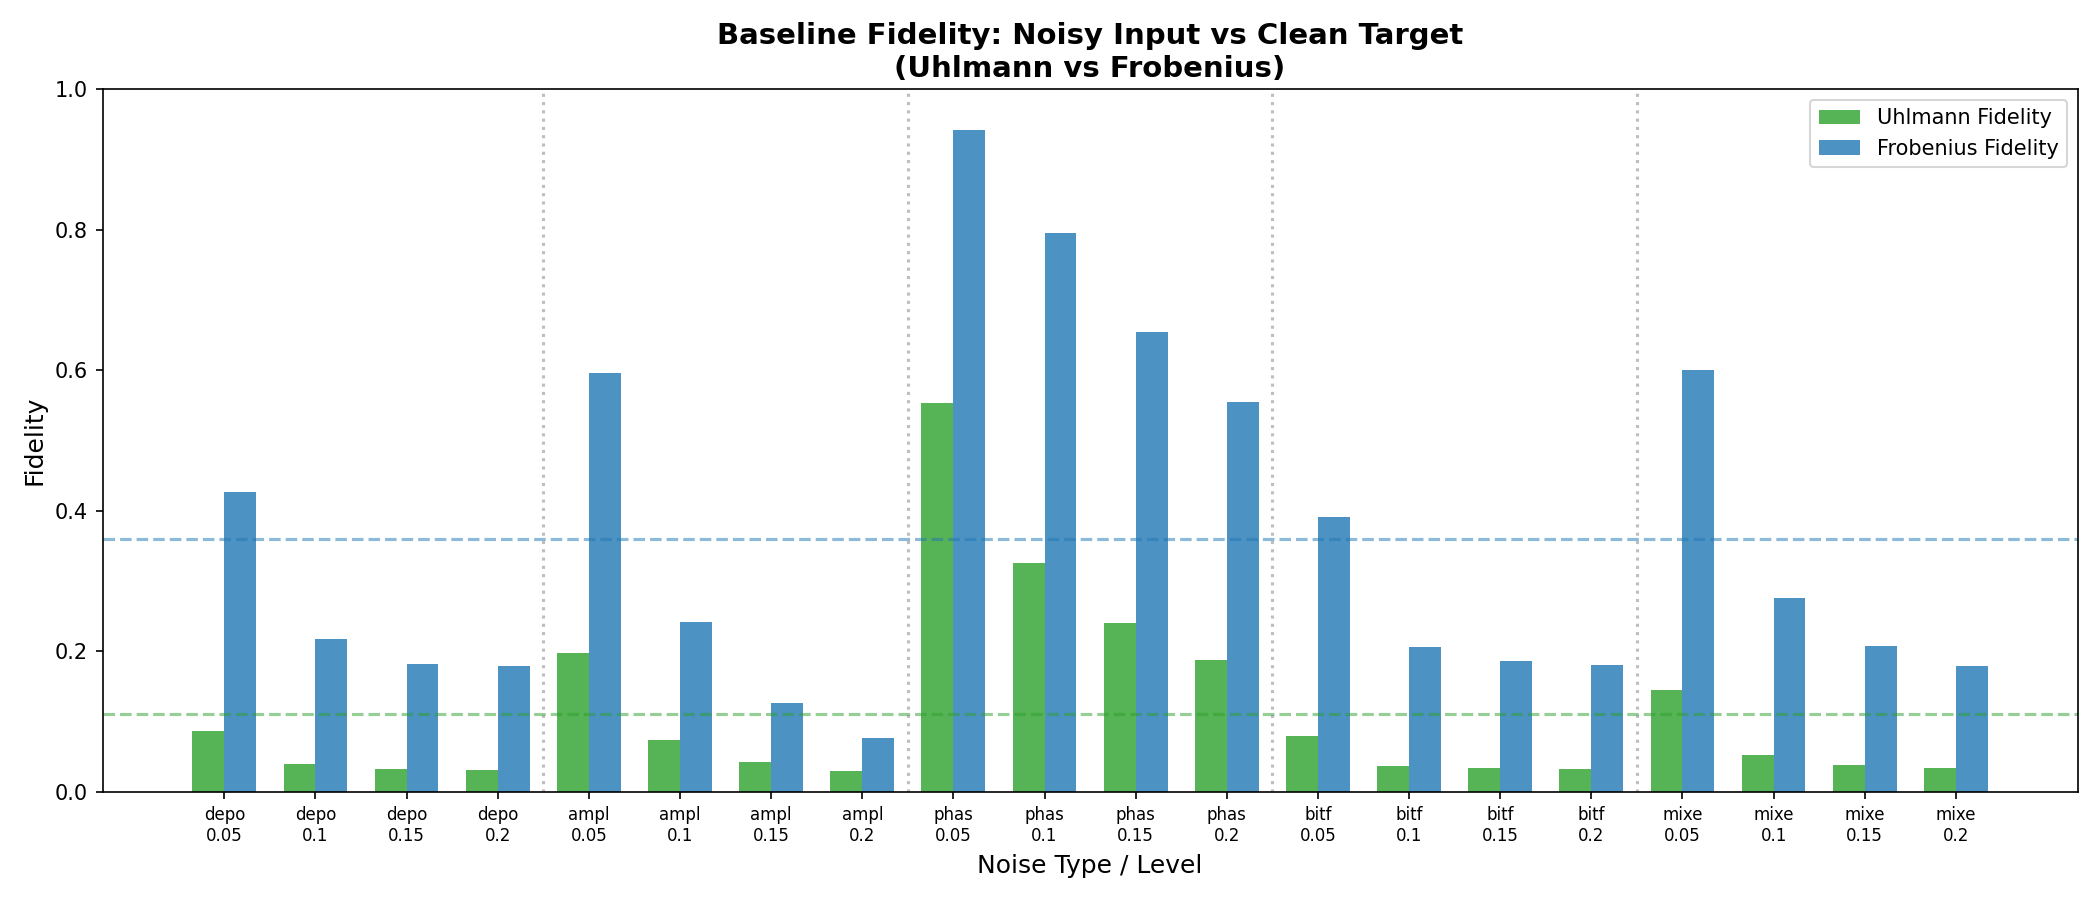

Write Python code to recreate this figure.
import torch
import numpy as np
import pandas as pd
import matplotlib.pyplot as plt
import os
import sys

sys.path.insert(0, os.path.dirname(os.path.dirname(os.path.abspath(__file__))))

from training_loop.dataset.load_chunks import load_chunks_with_metadata
from training_loop.dataset.split_chunks import split_chunks


@torch.no_grad()
def matrix_sqrt(m):
    evals, evecs = torch.linalg.eigh(m)
    evals = torch.clamp(evals, min=0)
    return (evecs * torch.sqrt(evals)[..., None, :]) @ evecs.conj().transpose(-1, -2)


@torch.no_grad()
def uhlmann_fidelity(rho, sigma):
    """
    rho, sigma: (B, H, W, 2) real/imag channels in last dim
    returns (B,) fidelities
    """
    rho_c = rho[..., 0] + 1j * rho[..., 1]
    sig_c = sigma[..., 0] + 1j * sigma[..., 1]

    sr = matrix_sqrt(rho_c)
    inner = sr @ sig_c @ sr
    s_inner = matrix_sqrt(inner)

    tr = torch.real(torch.diagonal(s_inner, dim1=-2, dim2=-1).sum(-1))
    return tr**2


@torch.no_grad()
def frobenius_fidelity(rho, sigma, eps=1e-8):
    """
    Normalized Frobenius inner product (cosine similarity for matrices).
    rho, sigma: (B, H, W, 2) real/imag channels in last dim
    returns (B,) fidelities in [-1, 1], typically [0, 1] for similar matrices
    """
    a = rho[..., 0] + 1j * rho[..., 1]
    b = sigma[..., 0] + 1j * sigma[..., 1]

    num = torch.real(torch.sum(a.conj() * b, dim=(-1, -2)))
    denom = torch.sqrt(
        torch.sum(torch.abs(a)**2, dim=(-1, -2)) *
        torch.sum(torch.abs(b)**2, dim=(-1, -2)) + eps
    )

    fid = torch.clamp(num / denom, -1, 1)
    return fid


def main():
    print("Loading dataset...")
    chunks = load_chunks_with_metadata("dataset_smaller")
    _, _, test_chunks = split_chunks(chunks, seed=42)

    all_uhlmann = []
    all_frobenius = []
    all_meta = []

    print("Computing fidelities for noisy vs clean test states...")
    for blob in test_chunks:
        X = blob["X"]  # noisy
        Y = blob["Y"]  # clean
        meta = blob["meta"]

        X = X.detach().clone().to(dtype=torch.float64)
        Y = Y.detach().clone().to(dtype=torch.float64)

        uhl_fids = uhlmann_fidelity(X, Y).cpu().numpy()
        frob_fids = frobenius_fidelity(X, Y).cpu().numpy()

        for uf, ff, m in zip(uhl_fids, frob_fids, meta):
            all_uhlmann.append({
                "noise_type": m["noise_type"],
                "noise_level": m["noise_level"],
                "uhlmann_fidelity": float(uf)
            })
            all_frobenius.append({
                "noise_type": m["noise_type"],
                "noise_level": m["noise_level"],
                "frobenius_fidelity": float(ff)
            })
            all_meta.append(m)

    df_uhl = pd.DataFrame(all_uhlmann)
    df_frob = pd.DataFrame(all_frobenius)

    # Arrays for scatter plot
    uhl_arr = df_uhl["uhlmann_fidelity"].values
    frob_arr = df_frob["frobenius_fidelity"].values

    # Aggregate by noise type and level
    uhl_agg = df_uhl.groupby(["noise_type", "noise_level"])["uhlmann_fidelity"].agg(["mean", "std"]).reset_index()
    frob_agg = df_frob.groupby(["noise_type", "noise_level"])["frobenius_fidelity"].agg(["mean", "std"]).reset_index()

    # Merge
    merged = uhl_agg.merge(frob_agg, on=["noise_type", "noise_level"], suffixes=("_uhlmann", "_frobenius"))

    # Print summary
    print("\n" + "="*80)
    print("COMPARISON: Uhlmann vs Frobenius Fidelity (Noisy vs Clean Baseline)")
    print("="*80)
    print(f"{'Noise Type':<20} {'Level':>6} {'Uhlmann':>12} {'Frobenius':>12}")
    print("-"*60)
    for _, row in merged.iterrows():
        print(f"{row['noise_type']:<20} {row['noise_level']:>6.2f} {row['mean_uhlmann']:>12.4f} {row['mean_frobenius']:>12.4f}")

    overall_uhl = df_uhl["uhlmann_fidelity"].mean()
    overall_frob = df_frob["frobenius_fidelity"].mean()
    print("-"*60)
    print(f"{'OVERALL MEAN':<20} {'':>6} {overall_uhl:>12.4f} {overall_frob:>12.4f}")

    # Create grouped bar chart
    noise_types = ["depolarizing", "amplitude_damping", "phase_damping", "bitflip", "mixed"]
    noise_levels = [0.05, 0.10, 0.15, 0.20]

    fig, ax = plt.subplots(figsize=(14, 6), dpi=150)

    x_labels = []
    uhl_vals = []
    frob_vals = []

    for ntype in noise_types:
        for nlevel in noise_levels:
            row = merged[(merged["noise_type"] == ntype) & (merged["noise_level"] == nlevel)]
            if len(row) > 0:
                x_labels.append(f"{ntype[:4]}\n{nlevel}")
                uhl_vals.append(row["mean_uhlmann"].iloc[0])
                frob_vals.append(row["mean_frobenius"].iloc[0])

    x = np.arange(len(x_labels))
    width = 0.35

    bars1 = ax.bar(x - width/2, uhl_vals, width, label="Uhlmann Fidelity", color="#2ca02c", alpha=0.8)
    bars2 = ax.bar(x + width/2, frob_vals, width, label="Frobenius Fidelity", color="#1f77b4", alpha=0.8)

    ax.set_ylabel("Fidelity", fontsize=12)
    ax.set_xlabel("Noise Type / Level", fontsize=12)
    ax.set_title("Baseline Fidelity: Noisy Input vs Clean Target\n(Uhlmann vs Frobenius)", fontsize=14, fontweight="bold")
    ax.set_xticks(x)
    ax.set_xticklabels(x_labels, fontsize=8)
    ax.legend(loc="upper right")
    ax.set_ylim(0, 1.0)
    ax.axhline(y=overall_uhl, color="#2ca02c", linestyle="--", alpha=0.5, label=f"Uhlmann mean: {overall_uhl:.2f}")
    ax.axhline(y=overall_frob, color="#1f77b4", linestyle="--", alpha=0.5, label=f"Frobenius mean: {overall_frob:.2f}")

    # Add vertical separators between noise types
    for i in range(1, 5):
        ax.axvline(x=i*4 - 0.5, color="gray", linestyle=":", alpha=0.5)

    plt.tight_layout()
    out_path = "figures/uhlmann_vs_frobenius_baseline.pdf"
    plt.savefig(out_path)
    plt.savefig(out_path.replace(".pdf", ".png"))
    print(f"\nSaved: {out_path}")
    plt.close()

    # Also create a heatmap comparison (side by side)
    fig, axes = plt.subplots(1, 2, figsize=(12, 5), dpi=150)

    for ax_idx, (metric, title, cmap) in enumerate([
        ("mean_uhlmann", "Uhlmann Fidelity", "Greens"),
        ("mean_frobenius", "Frobenius Fidelity", "Blues")
    ]):
        ax = axes[ax_idx]
        mat = np.zeros((len(noise_types), len(noise_levels)))

        for i, ntype in enumerate(noise_types):
            for j, nlevel in enumerate(noise_levels):
                row = merged[(merged["noise_type"] == ntype) & (merged["noise_level"] == nlevel)]
                if len(row) > 0:
                    mat[i, j] = row[metric].iloc[0]
                else:
                    mat[i, j] = np.nan

        im = ax.imshow(mat, cmap=cmap, aspect="auto", vmin=0, vmax=1)
        ax.set_xticks(np.arange(len(noise_levels)))
        ax.set_yticks(np.arange(len(noise_types)))
        ax.set_xticklabels(noise_levels)
        ax.set_yticklabels(noise_types)
        ax.set_xlabel("Noise Level")
        ax.set_ylabel("Noise Type")
        ax.set_title(title, fontweight="bold")

        for i in range(mat.shape[0]):
            for j in range(mat.shape[1]):
                val = mat[i, j]
                if not np.isnan(val):
                    ax.text(j, i, f"{val:.2f}", ha="center", va="center",
                            color="white" if val > 0.5 else "black", fontsize=9)

        fig.colorbar(im, ax=ax, shrink=0.8)

    plt.suptitle("Baseline: Noisy Input vs Clean Target", fontsize=14, fontweight="bold")
    plt.tight_layout()
    out_path2 = "figures/uhlmann_vs_frobenius_heatmaps.pdf"
    plt.savefig(out_path2)
    plt.savefig(out_path2.replace(".pdf", ".png"))
    print(f"Saved: {out_path2}")
    plt.close()

    # Scatter plot: Uhlmann vs Frobenius
    from scipy.stats import spearmanr
    rho, pval = spearmanr(uhl_arr, frob_arr)

    fig, ax = plt.subplots(figsize=(8, 8), dpi=150)

    # Color by noise type
    noise_type_colors = {
        "depolarizing": "#1f77b4",
        "amplitude_damping": "#ff7f0e",
        "phase_damping": "#2ca02c",
        "bitflip": "#d62728",
        "mixed": "#9467bd"
    }

    for ntype in noise_types:
        mask = df_uhl["noise_type"] == ntype
        ax.scatter(
            frob_arr[mask], uhl_arr[mask],
            c=noise_type_colors.get(ntype, "gray"),
            label=ntype,
            alpha=0.5,
            s=15,
            edgecolors="none"
        )

    # Diagonal line (y=x)
    ax.plot([0, 1], [0, 1], "k--", alpha=0.5, label="y = x")

    ax.set_xlabel("Frobenius Fidelity", fontsize=12)
    ax.set_ylabel("Uhlmann Fidelity", fontsize=12)
    ax.set_title(f"Uhlmann vs Frobenius Fidelity (Noisy vs Clean)\nSpearman's ρ = {rho:.4f}, p = {pval:.2e}", fontsize=12, fontweight="bold")
    ax.set_xlim(0, 1)
    ax.set_ylim(0, 1)
    ax.set_aspect("equal")
    ax.legend(loc="upper left", fontsize=9)
    ax.grid(True, alpha=0.3)

    plt.tight_layout()
    out_path3 = "figures/uhlmann_vs_frobenius_scatter.pdf"
    plt.savefig(out_path3)
    plt.savefig(out_path3.replace(".pdf", ".png"))
    print(f"Saved: {out_path3}")
    plt.close()


if __name__ == "__main__":
    main()
